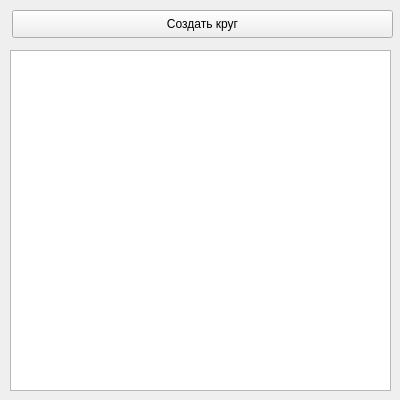
<?xml version="1.0" encoding="UTF-8"?>
<ui version="4.0">
 <class>YellowCircles</class>
 <widget class="QWidget" name="YellowCircles">
  <property name="geometry">
   <rect>
    <x>0</x>
    <y>0</y>
    <width>400</width>
    <height>400</height>
   </rect>
  </property>
  <property name="windowTitle">
   <string>Form</string>
  </property>
  <widget class="QGraphicsView" name="view">
   <property name="geometry">
    <rect>
     <x>10</x>
     <y>50</y>
     <width>381</width>
     <height>341</height>
    </rect>
   </property>
  </widget>
  <widget class="QPushButton" name="button">
   <property name="geometry">
    <rect>
     <x>12</x>
     <y>10</y>
     <width>381</width>
     <height>28</height>
    </rect>
   </property>
   <property name="text">
    <string>Создать круг</string>
   </property>
  </widget>
 </widget>
 <resources/>
 <connections/>
</ui>
